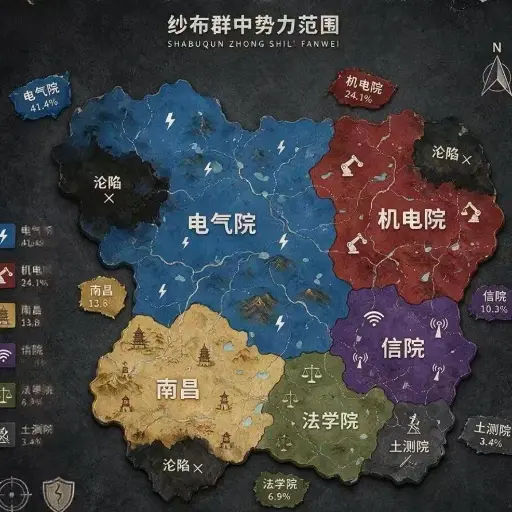
#> input picture images/map_ref.webp, 512 x 512 px
$ python gen_map_trace.py
#> lines starting #> are read from the running program, lines starting #| are printed output that depends on the picture; after the words box and inside, x2 and y2 are one past the last pixel; in counts of white or black regions, pixels touching at a corner belong together
# -*- coding: utf-8 -*-
# 描取六板块轮廓 + 三个黑色沦陷斑：最近色分类 → 掩膜装饰 → 连通域过滤 → 形态学 → 轮廓简化
# 输出 map_paths.js（内联用）+ gen_map_debug.png（描边叠加）+ gen_map_fill.png（填充预览）
import numpy as np, cv2, json
from PIL import Image

im = np.array(Image.open('images/map_ref.webp').convert('RGB')).astype(np.int32)
H, W, _ = im.shape
#> H = 512; W = 512
print('size', W, H)
#| size 512 512

def sample(x, y, k=3):
#> called with x = 200, y = 240, k = 4
    blk = im[y-k:y+k, x-k:x+k].reshape(-1, 3)
#> blk = 64 rows, first 8: [46, 82, 113], [46, 80, 112], [48, 79, 112], [48, 79, 112], [49, 78, 112], [49, 78, 112], [50, 81, 114], [50, 81, 116]
    return np.median(blk, axis=0)

CLASSES = ['blue', 'red', 'gold', 'purple', 'olive', 'grey']
probes  = {'blue':(200,240), 'red':(420,190), 'gold':(150,370),
           'purple':(400,320), 'olive':(292,392)}
pal = {k: sample(*p, 4) for k, p in probes.items()}
#> in sample (call 2), `blk = im[y-k:y+k, x-k:x+k].reshape(-1, 3)`: blk = 64 rows, first 8: [116, 60, 53], [102, 46, 40], [124, 68, 62], [117, 64, 59], [102, 48, 46], [100, 48, 45], [117, 67, 63], [115, 66, 62]
#> in sample (call 3), `blk = im[y-k:y+k, x-k:x+k].reshape(-1, 3)`: blk = 64 rows, first 8: [188, 165, 109], [188, 165, 109], [190, 165, 110], [192, 166, 111], [193, 166, 111], [192, 165, 108], [187, 160, 103], [185, 158, 101]
#> in sample (call 4), `blk = im[y-k:y+k, x-k:x+k].reshape(-1, 3)`: blk = 64 rows, first 8: [90, 68, 107], [90, 68, 107], [83, 61, 100], [78, 55, 95], [78, 55, 95], [78, 55, 95], [78, 55, 95], [78, 55, 95]
#> in sample (call 5), `blk = im[y-k:y+k, x-k:x+k].reshape(-1, 3)`: blk = 64 rows, first 8: [93, 94, 57], [87, 88, 52], [88, 90, 53], [89, 91, 54], [92, 93, 58], [92, 93, 58], [91, 92, 57], [93, 94, 59]
#> pal = {'blue': [37, 85, 122], 'red': [106.5, 48.5, 45], 'gold': [192.5, 165.5, 107], 'purple': [78, 55, 95], 'olive': [92, 93, 58]}
# 土测院灰区基色：框内低饱和中亮度像素中值
gx0, gy0, gx1, gy1 = 398, 422, 463, 476
gpx = im[gy0:gy1, gx0:gx1].reshape(-1, 3)
gsp = gpx.max(1) - gpx.min(1)
#> gsp = 3510 values, max 12 at index 1314, min 0 at index 29, mean 3.89
glu = gpx @ np.array([3, 6, 1]) / 10
#> glu = 3510 values, max 238.7 at index 1507, min 0.6 at index 3024, mean 63.66
sel = gpx[(gsp < 25) & (glu > 55) & (glu < 95)]
#> sel = 1700 rows, first 8: [81, 77, 76], [57, 55, 56], [71, 69, 70], [64, 62, 63], [60, 57, 58], [60, 57, 58], [60, 58, 56], [60, 58, 56]
pal['grey'] = np.median(sel, axis=0) if len(sel) > 50 else np.array([80, 78, 76])
for k in CLASSES:
    print(k, [int(v) for v in pal[k]])
#> this loop made 6 passes
#| blue [37, 85, 122]
#| red [106, 48, 45]
#| gold [192, 165, 107]
#| purple [78, 55, 95]
#| olive [92, 93, 58]
#| grey [68, 66, 64]

bg = sample(15, 15, 4)
#> in sample (call 6), `blk = im[y-k:y+k, x-k:x+k].reshape(-1, 3)`: blk = 64 rows, first 8: [22, 22, 22], [22, 22, 22], [22, 22, 22], [22, 22, 22], [22, 22, 22], [22, 22, 22], [22, 22, 22], [22, 22, 22]
#> bg = [23, 23, 23]
# navy：北部暗蓝过渡带（避免并入蓝区）
refs = {**{k: pal[k] for k in CLASSES}, 'bg': bg, 'navy': np.array([48, 64, 84])}
#> refs = {'blue': [37, 85, 122], 'red': [106.5, 48.5, 45], 'gold': [192.5, 165.5, 107], 'purple': [78, 55, 95], 'olive': [92, 93, 58], 'grey': [68, 66, 64], 'bg': [23, 23, 23], 'navy': [48, 64, 84]}
keys = list(refs.keys())
#> keys = ['blue', 'red', 'gold', 'purple', 'olive', 'grey', 'bg', 'navy']
stack = np.stack([np.abs(im-refs[k]).sum(2) for k in keys], axis=0)
idx = stack.argmin(axis=0)
#> idx: shape (512, 512) int64; 8 distinct labels, from 0 to 7
mind = stack.min(axis=0)
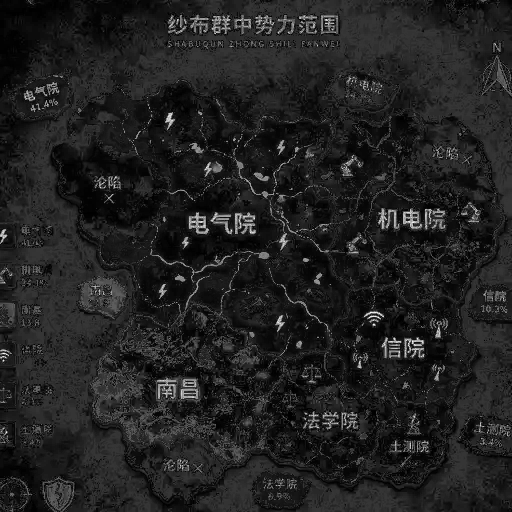
#> mind: shape (512, 512) float64; min 0, max 293, mean 38.9; drawn with min black and max white
labels = np.full((H, W), -1, np.int32)
for i, k in enumerate(keys):
    if k in CLASSES:
        labels[(idx == i) & (mind < (78 if k == 'grey' else 72))] = CLASSES.index(k)
#> this loop made 8 passes
#> labels: shape (512, 512) int32; 7 distinct labels, from -1 to 5
# 顶部暗带防串色：真灰区在 y≥380，其上的灰类像素一律清除
labels[:140, :][labels[:140, :] == 5] = -1
#> labels: shape (512, 512) int32; 7 distinct labels, from -1 to 5

# 掩膜：百分比小牌 / 左侧图例 / 标题带 / 指北针 / 左下角罗盘盾徽
MASKS = [(4,60,68,112),      # 电气院41.4%小牌
         (316,60,394,114),   # 机电院24.1%小牌
         (60,260,116,312),   # 南昌13.8%小牌
         (450,286,512,332),  # 信院10.3%小牌
         (450,412,512,468),  # 土测院3.4%小牌
         (238,464,308,510),  # 法学院6.9%小牌
         (0,200,42,440),     # 左侧图例条
         (0,0,512,58),       # 标题+拼音带
         (460,36,512,114),   # 指北针罗盘
         (0,452,72,512)]     # 左下角罗盘+盾徽
for x0, y0, x1, y1 in MASKS:
    labels[y0:y1, x0:x1] = -1
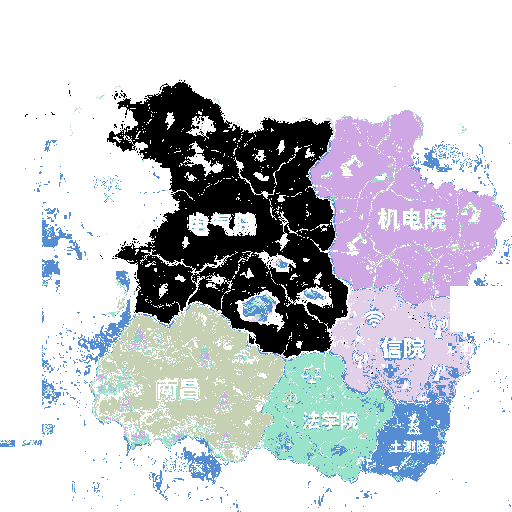
#> labels: shape (512, 512) int32; 7 distinct labels, from -1 to 5; one colour per label, 0 black, -1 white

# 缝隙填充：未分类像素若 8px 内邻接 ≥2 个板块，划归最近板块（保证接壤、共享边界）
dts = np.stack([cv2.distanceTransform((labels != i).astype(np.uint8), cv2.DIST_L2, 3)
                for i in range(6)], axis=0)
order = np.argsort(dts, axis=0)               # 每像素：按到各板块距离排序的类索引
d_sorted = np.take_along_axis(dts, order, axis=0)
nearest = order[0]
#> nearest: shape (512, 512) int64; 6 distinct labels, from 0 to 5
second_d = d_sorted[1]
assign = (labels == -1) & (second_d <= 8)
#> assign: shape (512, 512) bool; 13.1% white; 1360 white regions (1251 under 20 px), largest, box (x1, y1, x2, y2) and area: (82, 360, 415, 490) 5065, (205, 91, 512, 293) 4313, (420, 310, 484, 480) 1585
for i in range(6):
    labels[assign & (nearest == i)] = i
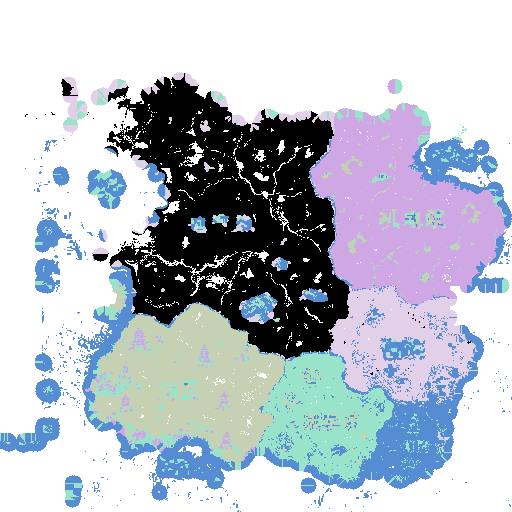
#> labels: shape (512, 512) int32; 7 distinct labels, from -1 to 5; one colour per label, 0 black, -1 white
print('seam pixels assigned:', int(assign.sum()))
#| seam pixels assigned: 34250

def filter_comps(m, min_area):
    n, lab, stats, _ = cv2.connectedComponentsWithStats(m, 8)
    keep = np.zeros_like(m)
    for i in range(1, n):
        if stats[i, cv2.CC_STAT_AREA] >= min_area:
            keep[lab == i] = 1
    return keep

def trace(m, min_area, eps_k=0.005, dilate=2):
    m = filter_comps(m, min_area)
    m = cv2.morphologyEx(m, cv2.MORPH_CLOSE, np.ones((7,7),np.uint8), iterations=2)
    m = cv2.morphologyEx(m, cv2.MORPH_OPEN,  np.ones((5,5),np.uint8), iterations=1)
    if dilate:
        m = cv2.dilate(m, np.ones((9,9),np.uint8), iterations=2)
    n, lab, stats, _ = cv2.connectedComponentsWithStats(m, 8)
    if n <= 1:
        return None, 0
    i = 1 + int(np.argmax(stats[1:, cv2.CC_STAT_AREA]))
    m = (lab == i).astype(np.uint8)
    cnts, _ = cv2.findContours(m, cv2.RETR_EXTERNAL, cv2.CHAIN_APPROX_SIMPLE)
    c = max(cnts, key=cv2.contourArea)
    ap = cv2.approxPolyDP(c, eps_k*cv2.arcLength(c, True), True).reshape(-1, 2)
    return ap.tolist(), cv2.contourArea(c)

paths, areas = {}, {}
vis = np.array(Image.open('images/map_ref.webp').convert('RGB'))
#> vis is the input picture: shape (512, 512, 3); mean R, G, B 67.7, 66.4, 66.9
for i, k in enumerate(CLASSES):
    ap, area = trace((labels == i).astype(np.uint8), 3000)
    if ap is None:
        print(k, 'EMPTY'); continue
    paths[k] = ap; areas[k] = area
    print(k, 'pts=%d area=%.0f' % (len(ap), area))
    cv2.polylines(vis, [np.array(ap, np.int32)], True, (255,255,255), 2)
#> this loop made 6 passes
#> area on passes 1 to 6: 54215.5, 31005, 25399, 16854.5, 15918.5, 13697
#| blue pts=34 area=54216
#| red pts=30 area=31005
#| gold pts=32 area=25399
#| purple pts=24 area=16854
#| olive pts=26 area=15918
#| grey pts=30 area=13697
#> pass 1, in filter_comps, `n, lab, stats, _ = cv2.connectedComponentsWithStats(m, 8)`:
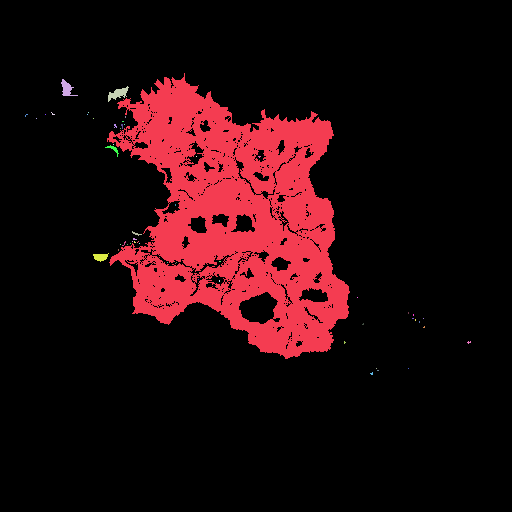
#> lab: shape (512, 512) int32; 54 distinct labels, from 0 to 53; one colour per label, 0 black
#> after the loop:
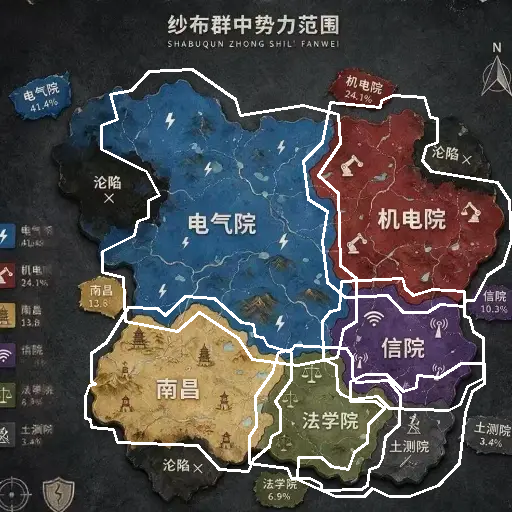
#> vis: shape (512, 512, 3); 4.67% of pixels changed, all inside (x1, y1, x2, y2) = (84, 68, 512, 498)
#> after the loop, areas = {'blue': 54215.5, 'red': 31005, 'gold': 25399, 'purple': 16854.5, 'olive': 15918.5, 'grey': 13697}; paths = 6 items

# 黑斑（沦陷区）：三块暗斑，按放大裁剪图人工读数硬编码
PATCHES = [
    [(58,133),(90,128),(112,140),(138,150),(160,147),(180,165),(183,200),(163,222),(116,221),(86,229),(66,221),(51,206),(44,179),(48,154)],
    [(402,120),(428,114),(452,118),(462,132),(470,148),(472,168),(460,185),(435,192),(415,186),(400,170),(396,150),(398,132)],
    [(108,424),(132,417),(152,427),(170,423),(186,434),(198,444),(206,458),(200,472),(182,482),(160,486),(138,480),(118,468),(104,448),(103,432)],
]
paths['blk'] = []
for ap in PATCHES:
    m = np.zeros((H, W), np.uint8)
    cv2.fillPoly(m, [np.array(ap, np.int32)], 1)
    m = cv2.dilate(m, np.ones((17,17),np.uint8), iterations=1)   # 外扩约8px，贴住板块缺口
    cnts, _ = cv2.findContours(m, cv2.RETR_EXTERNAL, cv2.CHAIN_APPROX_SIMPLE)
    c = max(cnts, key=cv2.contourArea)
    e = cv2.approxPolyDP(c, 0.008*cv2.arcLength(c, True), True).reshape(-1, 2)
    paths['blk'].append(e.tolist())
    cv2.polylines(vis, [e], True, (0,255,0), 2)
#> vis: shape (512, 512, 3); 1.24% of pixels changed, all inside (x1, y1, x2, y2) = (35, 105, 482, 496)
print('patches expanded:', len(paths['blk']))
#| patches expanded: 3

Image.fromarray(vis).save('gen_map_debug.png')

# 底垫块（六板块 + 三黑斑并集外扩）：垫在所有板块之下，填满板块间空隙，外露边缘即金边
union = np.zeros((H, W), np.uint8)
for k in CLASSES:
    if k in paths:
        cv2.fillPoly(union, [np.array(paths[k], np.int32)], 1)
#> union: shape (512, 512); values 0 (black) and 1 (white), 51.6% white; 1 black region, box (x1, y1, x2, y2) and area: (0, 0, 512, 512) 126778
for ap in paths['blk']:
    cv2.fillPoly(union, [np.array(ap, np.int32)], 1)
#> this loop made 3 passes
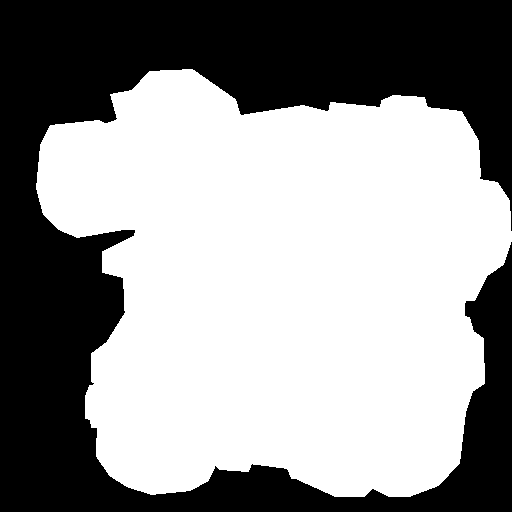
#> union: shape (512, 512); values 0 (black) and 1 (white), 58.4% white; 1 black region, box (x1, y1, x2, y2) and area: (0, 0, 512, 512) 109033
union = cv2.morphologyEx(union, cv2.MORPH_CLOSE, np.ones((9, 9), np.uint8), iterations=1)
#> union: shape (512, 512); values 0 (black) and 1 (white), 58.5% white; 1 black region, box (x1, y1, x2, y2) and area: (0, 0, 512, 512) 108817
union = cv2.dilate(union, np.ones((13, 13), np.uint8), iterations=1)   # 外扩约6px
#> union: shape (512, 512); values 0 (black) and 1 (white), 63.2% white; 1 black region
cnts, _ = cv2.findContours(union, cv2.RETR_EXTERNAL, cv2.CHAIN_APPROX_SIMPLE)
#> cnts = 1 contour; box (x1, y1, x2, y2) and area: (30, 63, 512, 503) 164959
c = max(cnts, key=cv2.contourArea)
#> c = contour of 613 points, box (x1, y1, x2, y2) (30, 63, 512, 503), area 164959
ap = cv2.approxPolyDP(c, 0.0015 * cv2.arcLength(c, True), True).reshape(-1, 2)
#> ap = 65 pairs, first value 30 to 511, second value 64 to 502
paths['outline'] = ap.tolist()
print('outline pts=%d area=%.0f' % (len(ap), cv2.contourArea(c)))
#| outline pts=65 area=164959
cv2.polylines(vis, [ap], True, (0, 215, 255), 2)
#> vis: shape (512, 512, 3); mean R, G, B 74.4, 80.8, 78.9
Image.fromarray(vis).save('gen_map_debug.png')

# 填充预览（模拟最终效果）
cv2.setRNGSeed(7)
prev = np.full((H, W, 3), (40, 37, 33), np.uint8)
hexc = {'blue':(36,84,121), 'red':(105,48,45), 'gold':(192,165,107),
        'purple':(78,55,95), 'olive':(92,93,58), 'grey':(68,66,64)}
# 模拟实际绘制：暗金底垫块垫底（填满空隙、外露边缘即金边），板块压其上
cv2.polylines(prev, [np.array(paths['outline'], np.int32)], True, (70,110,130), 12)  # 晕圈
#> prev: shape (512, 512, 3); mean of channels 0, 1, 2 42.5, 43.2, 41.2
cv2.fillPoly(prev, [np.array(paths['outline'], np.int32)], (94,147,171))             # 暗金底垫块
for k in CLASSES:
    if k in paths:
        cv2.fillPoly(prev, [np.array(paths[k], np.int32)], hexc[k])
        cv2.polylines(prev, [np.array(paths[k], np.int32)], True, (210,205,195), 1)
for ap in paths['blk']:
    cv2.fillPoly(prev, [np.array(ap, np.int32)], (12,12,13))
    cv2.polylines(prev, [np.array(ap, np.int32)], True, (60,58,55), 3)
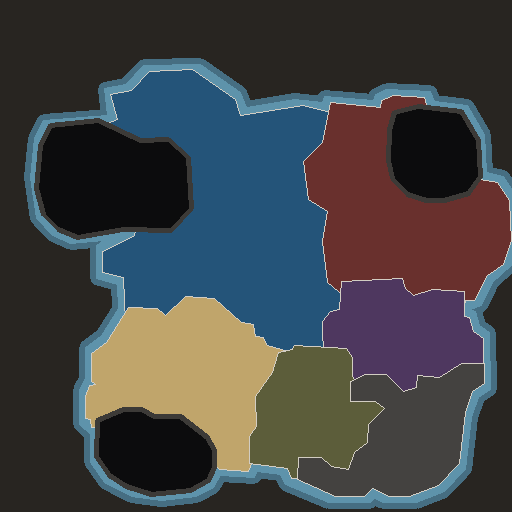
#> prev: shape (512, 512, 3); mean of channels 0, 1, 2 64.5, 66.3, 68; drawn as R, G, B
Image.fromarray(prev).save('gen_map_fill.png')

# 输出 map_paths.js
def d(pts):
    return 'M' + 'L'.join('%d,%d' % (p[0], p[1]) for p in pts) + 'Z'
js = '/* 由 gen_map_trace.py 从参考图描摹生成，勿手改 */\nconst TRACE={\n'
js += ',\n'.join('%s:"%s"' % (k, d(paths[k])) for k in CLASSES if k in paths)
js += ',\nblk:[%s]' % ','.join('"%s"' % d(ap) for ap in paths['blk'])
js += ',\noutline:"%s"\n};\n' % d(paths['outline'])
with open('map_paths.js', 'w', encoding='utf-8') as f:
    f.write(js)
print('saved map_paths.js / gen_map_debug.png / gen_map_fill.png')
